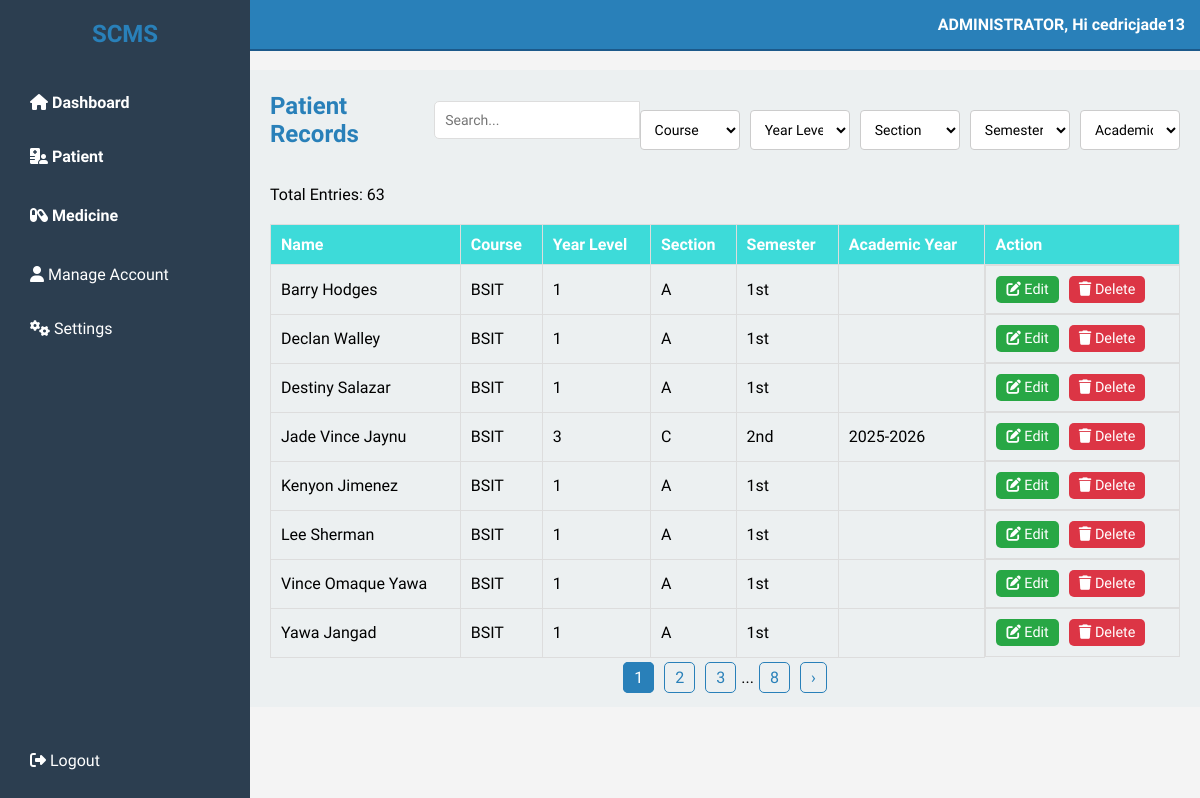
/admin/view_records.php (signed in), run on the app's committed database.
### tables this page shows
CREATE TABLE `patients` (
  `id` int(20) NOT NULL,
  `full_name` varchar(100) NOT NULL,
  `dob` date NOT NULL,
  `gender` enum('Male','Female','Other') NOT NULL,
  `contact_number` varchar(15) NOT NULL,
  `email` varchar(100) NOT NULL,
  `address` text NOT NULL,
  `blood_type` varchar(10) NOT NULL,
  `allergies` varchar(100) NOT NULL,
  `conditions` varchar(100) NOT NULL,
  `surgeries` varchar(100) NOT NULL,
  `medications` varchar(100) NOT NULL,
  `family_history` varchar(100) NOT NULL,
  `assigned_doctor` varchar(100) NOT NULL,
  `reason_for_visit` text NOT NULL,
  `emergency_contact_name` varchar(100) NOT NULL,
  `relationship` varchar(100) NOT NULL,
  `emergency_contact_number` varchar(15) NOT NULL,
  `created_at` timestamp NOT NULL DEFAULT current_timestamp() ON UPDATE current_timestamp(),
  `course` enum('BSIT','BSCRIM','BSBA','BSED','BEED','BSTM','BSHM') NOT NULL,
  `year_level` enum('1','2','3','4') NOT NULL,
  `section` enum('A','B','C','D','E','F','G') NOT NULL,
  `semester` enum('1st','2nd') NOT NULL,
  `academic_year` varchar(9) NOT NULL
);

### admin/view_records.php (the view, shortened to what this page needs)
<?php
include('../database/config.php');
if (isset($_SESSION['username'])) {
    $username = $_SESSION['username'];
} else {
    header("Location: login.php");
    exit();
}
$patients = [];
$totalPatientsQuery = "SELECT COUNT(*) as total FROM patients";
$totalResult = $conn->query($totalPatientsQuery);
$totalRow = $totalResult->fetch_assoc();
$totalPatients = $totalRow['total'];
$limit = 8;
$page = isset($_GET['page']) ? (int)$_GET['page'] : 1;
$offset = ($page - 1) * $limit;
$sql = "SELECT * FROM patients LIMIT $limit OFFSET $offset";
$result = $conn->query($sql);
if ($result->num_rows > 0) {
    while ($row = $result->fetch_assoc()) {
        $patients[] = $row;
    }
}
usort($patients, function($a, $b) {
    return strcmp($a['full_name'], $b['full_name']);
});
?>
<!DOCTYPE html>
<html lang="en">
<head>
    <link rel="stylesheet" href="styles.css">
    <link rel="stylesheet" href="https://cdnjs.cloudflare.com/ajax/libs/font-awesome/6.7.2/css/all.min.css" />
</head>
<body>
    <div class="container">
        <aside class="sidebar">
            <h2>SCMS</h2>
            <ul class="menu">
                <li>
                    <span class="toggle dashboard"><i class="fa-solid fa-house"></i> Dashboard</span>
                </li>
                <li>
                    <span class="toggle"><i class="fa-solid fa-hospital-user"></i> Patient</span>
                </li>
                <li>
                    <span class="toggle"><i class="fa-solid fa-capsules"></i> Medicine</span>
                </li>
                <li><a href="create_account.php"><i class="fa-solid fa-user"></i> Manage Account</a></li>
                <li><a href="#settings"><i class="fa-solid fa-gears"></i> Settings</a></li>
            </ul>
            <a href="login.php" class="logout"><i class="fa-solid fa-right-from-bracket"></i> Logout</a>
        </aside>
        <header class="header">
            <div class="admin-info">ADMINISTRATOR, Hi <?php echo htmlspecialchars($username); ?></div>
        </header>
        <main class="main-content">
            <div class="header-container">
                <h2>Patient Records</h2>
                <div class="search-container">
                    <input type="text" id="searchInput" placeholder="Search..." onkeyup ="filterTable()">
                </div>
                <div class="filter-container">
                    <select id="courseFilter" onchange="filterTable()">
                        <option value="">Course</option>
                    </select>
                    <select id="yearLevelFilter" onchange="filterTable()">
                        <option value="">Year Level</option>
                    </select>
                    <select id="sectionFilter" onchange="filterTable()">
                        <option value="">Section</option>
                    </select>
                    <select id="semesterFilter" onchange="filterTable()">
                        <option value="">Semester</option>
                    </select>
                    <select id="academicYearFilter" onchange="filterTable()">
                        <option value="">Academic Year</option>
                    </select>
                </div>
            </div>
            <div class="pagination-info">
                <p>Total Entries: <?php echo $totalPatients; ?></p>
            </div>
            <table id="patientTable">
                <thead>
                    <tr>
                        <th>Name</th>
                        <th>Course</th>
                        <th>Year Level</th>
                        <th>Section</th>
                        <th>Semester</th>
                        <th>Academic Year</th>
                        <th>Action</th>
                    </tr>
                </thead>
                <tbody>
                    <?php foreach ($patients as $patient): ?>
                        <tr>
                            <td><?php echo htmlspecialchars($patient['full_name']); ?></td>
                            <td><?php echo htmlspecialchars($patient['course']); ?></td>
                            <td><?php echo htmlspecialchars($patient['year_level']); ?></td>
                            <td><?php echo htmlspecialchars($patient['section']); ?></td>
                            <td><?php echo htmlspecialchars($patient['semester']); ?></td>
                            <td><?php echo htmlspecialchars($patient['academic_year']); ?></td>
                            <td class="actions">
                                <a href="update_records.php?id=<?php echo $patient['id']; ?>" class="edit"><i class="fa-solid fa-edit"></i> Edit</a>
                                <a href="delete_patient.php?id=<?php echo $patient['id']; ?>" class="delete" onclick="return confirm('Are you sure you want to delete this record?');"><i class="fa-solid fa-trash"></i> Delete</a>
                            </td>
                        </tr>
                    <?php endforeach; ?>
                </tbody>
            </table>
            <div class="pagination">
                <?php
                $totalPages = ceil($totalPatients / $limit);
                $startPage = max(1, $page - 2);
                $endPage = min($totalPages, $page + 2);
                for ($i = $startPage; $i <= $endPage; $i++) {
                    echo '<a href="?page=' . $i . '" class="' . ($i == $page ? 'active' : '') . '">' . $i . '</a>';
                }
                if ($endPage < $totalPages) {
                    echo '...';
                    echo '<a href="?page=' . $totalPages . '">' . $totalPages . '</ a>';
                }
                if ($page < $totalPages) {
                    echo '<a href="?page=' . ($page + 1) . '">›</a>';
                }
                ?>
            </div>
        </main>
    </div>
</body>
</html>

### admin/styles.css (style rules this page uses)
* { box-sizing: border-box; margin: 0; padding: 0; }
body { font-family: "Josefin Sans", sans-serif; font-optical-sizing: auto; font-weight: weight; font-style: normal; background-color: #f4f4f4; }
.container { display: flex; }
.sidebar { width: 250px; background-color: #2c3e50; color: white; padding: 20px; position: fixed; height: 100%; display: flex; flex-direction: column; }
.sidebar h2 { text-align: center; margin-bottom: 20px; }
.menu { flex: 1; list-style-type: none; }
.menu li { margin: 15px 0; }
.menu li span { font-weight: bold; display: block; margin-bottom: 5px; cursor: pointer; padding: 10px; transition: background 0.3s; }
.menu li a { color: white; text-decoration: none; padding: 10px; display: block; border-radius: 5px; transition: background 0.3s; }
.menu li .dashboard { color: white; text-decoration: none; padding: 10px; display: block; border-radius: 5px; transition: background 0.3s; }
.logout { color: white; text-decoration: none; padding: 10px; border-radius: 5px; margin-top: 15px; }
.header { background-color: #2980b9; color: white; padding: 15px; display: flex; justify-content: flex-end; align-items: center; border-bottom: 2px solid #1c598a; position: fixed; top: 0; left: 250px; right: 0; z-index: 1000; }
.admin-info { font-size: 16px; font-weight: bold; }
.main-content { flex: 1; padding: 20px; margin-left: 250px; margin-top: 70px; background-color: #ecf0f1; }
h2, h3 { color: #2980b9; margin-bottom: 15px; }
input[type="text"], input[type="date"], input[type="tel"], input[type="email"], input[type="number"], textarea, select { width: 100%; padding: 10px; margin-bottom: 15px; border: 1px solid #ccc; border-radius : 4px; font-size: 14px; }
.header-container { display: flex; justify-content: space-between; align-items: center; margin-bottom: 20px; }
.search-container { display: flex; }
.search-container input[type="text"] { padding: 10px; border: 1px solid #ddd; border-radius: 5px 0 0 5px; }

### admin/view_records.php (style rules this page uses)
* { box-sizing: border-box; font-family: "Josefin Sans", sans-serif; margin: 0; padding: 0; }
.container { display: flex; }
.sidebar { width: 250px; background-color: #2c3e50; color: white; padding: 20px; position: fixed; height: 100vh; overflow-y: auto; display: flex; flex-direction: column; transition: all 0.3s ease; }
.menu li { margin: 15px 0; position: relative; }
.sidebar h2 { text-align: center; margin-bottom: 20px; }
.menu { flex: 1; list-style-type: none; }
.menu li span { font-weight: bold; display: block; margin-bottom: 5px; cursor: pointer; padding: 10px; transition: background 0.3s; }
.menu li a { color: white; text-decoration: none; padding: 10px; display: block; border-radius: 5px; transition: background 0.3s; }
.logout { color: white; text-decoration: none; padding: 10px; border-radius: 5px; margin-top: 15px; }
.header { background-color: #2980b9; color: white; padding: 15px; display: flex; justify-content: flex-end; align-items: center; border-bottom: 2px solid #1c598a; position: fixed; top: 0; left: 250px; right: 0; z-index: 1000; }
.admin-info { font-size: 16px; font-weight: bold; }
.main-content { flex: 1; padding: 20px; margin-left: 250px; margin-top: 70px; background-color: #ecf0f1; }
h2, h3 { color: #2980b9; margin-bottom: 15px; }
input[type="text"] { width: 100%; padding: 10px; margin-bottom: 15px; border: 1px solid #ccc; border-radius: 4px; font-size: 14px; }
table { width: 100%; border-collapse: collapse; margin-top: 20px; }
th, td { border: 1px solid #ddd; padding: 10px; text-align: left; }
th { background-color: #3ddbd9; color: white; }
.actions { display: flex; gap: 10px; }
.edit, .delete { text-decoration: none; padding: 5px 10px; border-radius: 5px; color: white; font-size: 0.9rem; }
.edit { background-color: #28a745; }
.delete { background-color: #dc3545; }
.filter-container { display: flex; gap: 10px; margin-top: 20px; }
.filter-container select { padding: 10px; border: 1px solid #ccc; border-radius: 4px; font-size: 14px; background-color: #fff; transition: border-color 0.3s; }
.pagination-info { margin-top: 20px; }
.pagination { margin-top: 10px; text-align: center; }
.pagination a { margin: 0 5px; padding: 5px 10px; border: 1px solid #2980b9; color: #2980b9; text-decoration: none; border-radius: 5px; }
.pagination a.active { background-color: #2980b9; color: white; }

### data on the page
patients: full_name "Barry Hodges", course "BSIT", year_level "1", section "A", semester "1st"
patients: full_name "Declan Walley", course "BSIT", year_level "1", section "A", semester "1st"
patients: full_name "Destiny Salazar", course "BSIT", year_level "1", section "A", semester "1st"
patients: full_name "Jade Vince Jaynu", course "BSIT", year_level "3", section "C", semester "2nd", academic_year "2025-2026"
patients: full_name "Kenyon Jimenez", course "BSIT", year_level "1", section "A", semester "1st"
patients: full_name "Lee Sherman", course "BSIT", year_level "1", section "A", semester "1st"
patients: full_name "Vince Omaque Yawa", course "BSIT", year_level "1", section "A", semester "1st"
patients: full_name "Yawa Jangad", course "BSIT", year_level "1", section "A", semester "1st"

### other printed values
$username "cedricjade13"
$totalPatients "63"
$totalPages "8"
